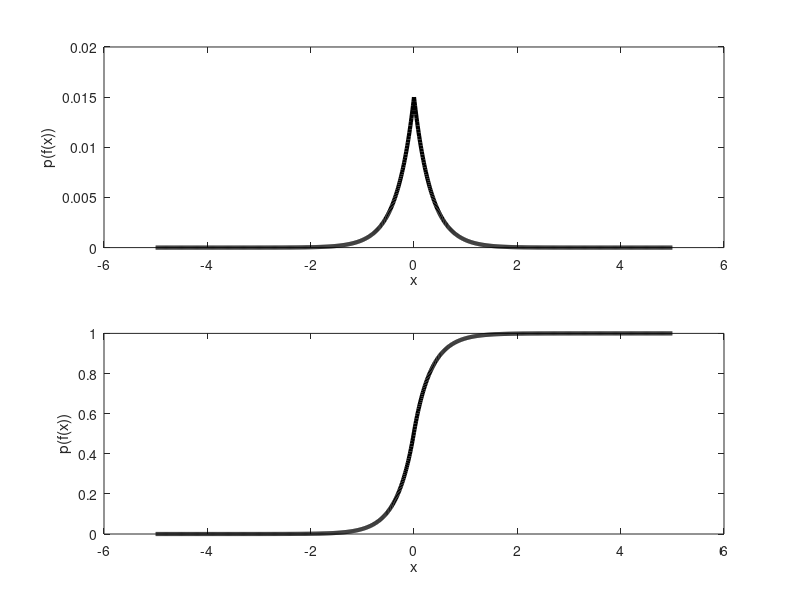

Source code (MATLAB):
%% Laplace Distribution

lambda = 3;
x = -5 : 0.01 : 5;

f = 0.5 * lambda * exp(-lambda * abs(x));
f = f ./ sum(f);  % normalize to probability density


% plot probability density function
figure(1), clf
subplot(211)
plot(x, f, 'k', 'linew', 3)
xlabel('x'), ylabel('p(f(x))')

% plot cumulative density function
subplot(212)
plot(x, cumsum(f), 'k', 'linew', 3)
xlabel('x'), ylabel('p(f(x))')
